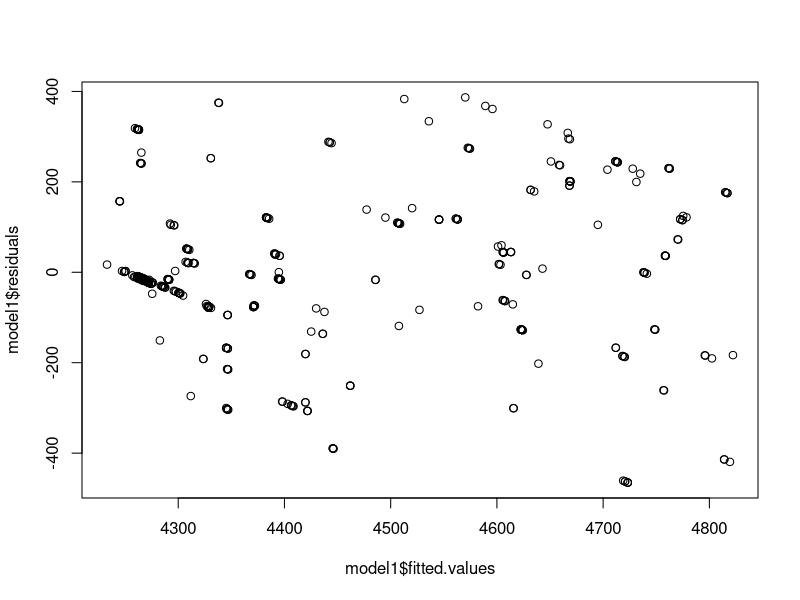
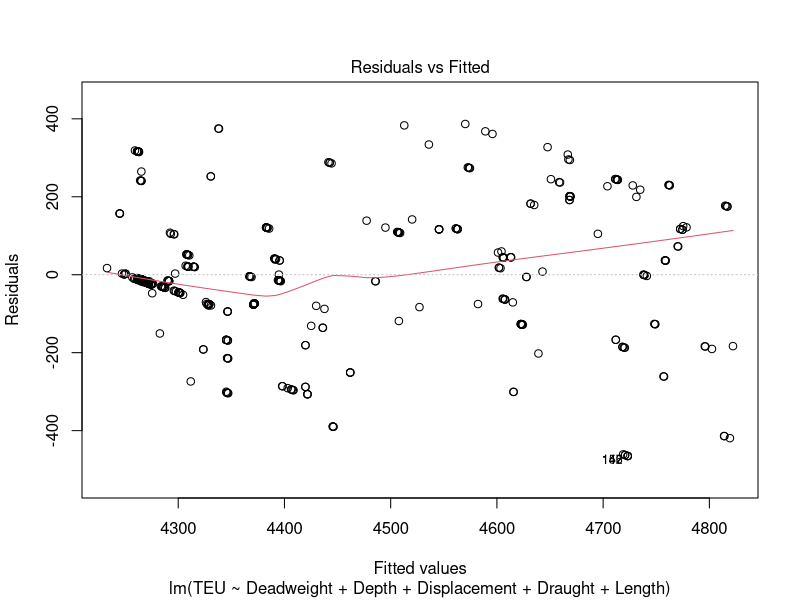
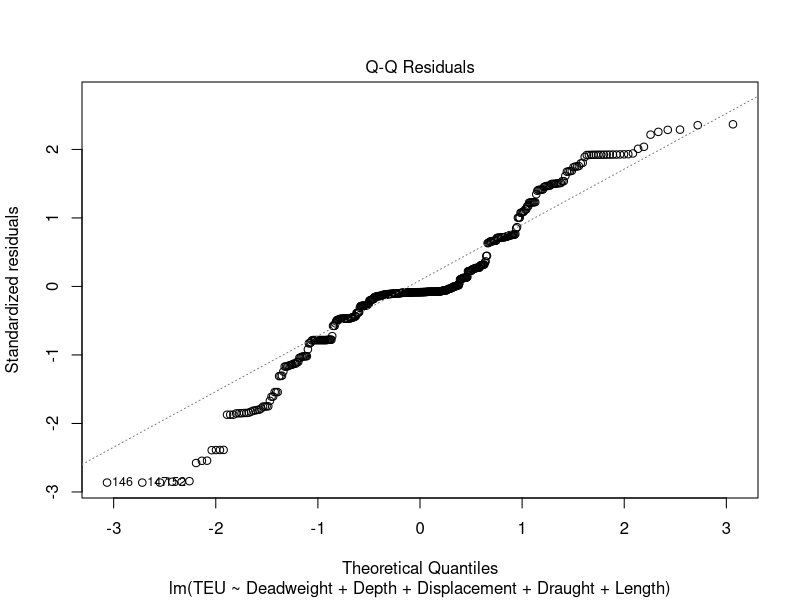
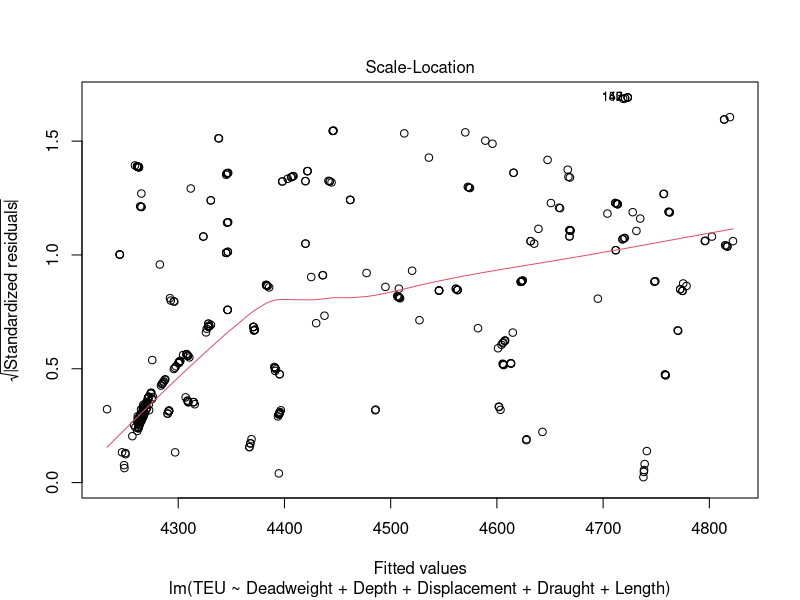
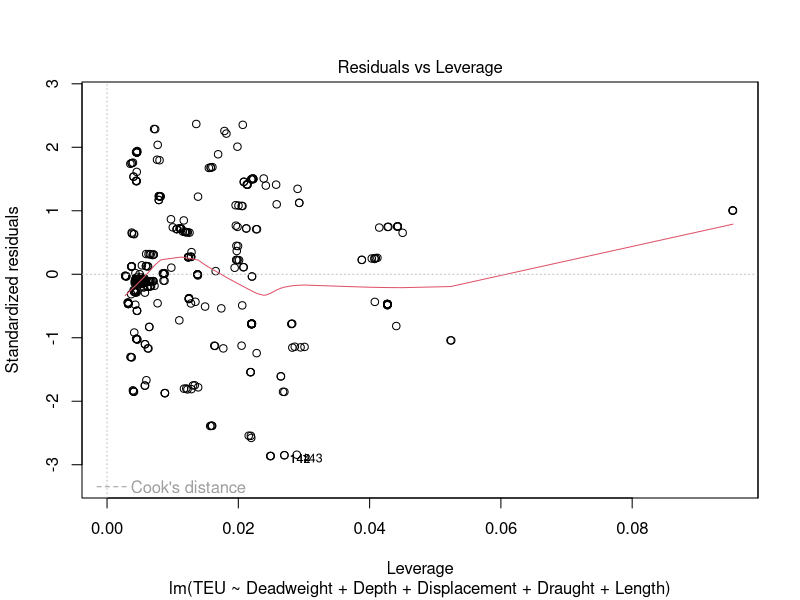

These figures' R source, in order: (Note: this script raises an error after producing the figures.)

# Installing Packages
install.packages("psych", dependencies = TRUE, repos='http://cran.rstudio.com')
install.packages("car")
install.packages("lmtest", dependencies = TRUE, repos='http://cran.rstudio.com')
install.packages("caTools")


library(caTools)
library(lmtest)
library(forecast)
library(psych)
library(car)

##1. Opening and Processing the Dataset
getwd()

data <- read.csv("Ship.csv")

nrow(data)
str(data)
summary(data)


model1 <- lm(TEU ~ Deadweight + Depth + Displacement + Draught + Length, data = data)
model1
summary(model1)

model1$fitted.values
model1$residuals
plot(model1$fitted.values, model1$residuals)
# Example: Diagnostic plots
plot(model1)
qqPlot(model1, main = "QQ Plot")
options(scipen=999)

values = as.data.frame(cbind(data$TEU, model1$fitted.values, model1$residuals))


accuracy(model1$fitted.values, data$TEU)
# Predict values using the model
data$Predicted_TEU <- predict(model1)
# Evaluate model accuracy
accuracy(data$Predicted_TEU, data$TEU)


##2.Running Exploratory Analysis

str(data)

#Plotting Histograms
plot(density(data$TEU))
hist(data$TEU) 
hist(data$Displacement) 
hist(data$Deadweight) 
hist(data$Length) 
hist(data$Draught) 
hist(data$Depth)



#Plotting Scatterplots between quantitative variables
plot(data$Displacement, data$TEU)
plot(data$Deadweight, data$TEU)
plot(data$Depth, data$TEU)
plot(data$Length, data$TEU)
plot(data$Draught, data$TEU)


#Examining Correlations
str(data)
cor(data[c(3,4:8)])

# Check for correlations
cor_matrix <- cor(data[, c(3,4:8)])
print(cor_matrix)


##3. Test for Assumptions - Normality, Linearity, Multicollinearity, 
## Correlated Errors, Homoscedasticity, Influential Observations / Outliers

vif_values <- car::vif(lm(TEU ~ Deadweight + Displacement + Draught + Depth + Length, data = data))
print(vif_values)


# Remove "Deadweight" and "Displacement" due to high multicollinearity
data_cleaned <- data[, c("TEU", "Displacement","Draught", "Depth", "Length")]

# Rebuild the model without "Deadweight" 
lm_model_cleaned <- lm(TEU ~ Displacement + Draught + Depth + Length, data = data_cleaned)

# Calculate VIF for the new model
vif_values_cleaned <- car::vif(lm_model_cleaned)
print(vif_values_cleaned)

model2=lm_model_cleaned

# Normality of Residuals
qqnorm(data$TEU)
hist(data$TEU)

# Multicollinearity
vif(model1) #old value of VIF
vif(model2)

# Correlated Errors
durbinWatsonTest(model1)
durbinWatsonTest(model2)

# Homoscedasticity
plot(model1$fitted.values, model1$residuals)
plot(model2$fitted.values, model2$residuals)
ncvTest(model1)
ncvTest(model2)

# Testing for Linearity
crPlots(model1)
crPlots(model2)

#Testing Outliers
outlierTest(model1)
outlierTest(model2)

# Testing Influential Observations - Cook's D plot
cutoff <- 4/((nrow(data) - length(model2$coefficients) - 2))
plot(model2, which = 4, cook.levels = cutoff)


#5.Data Mining Approach

baseline = mean(data$TEU)
baseline #baseline is 4431

library(caTools)
set.seed(10000)
split = sample.split(data$TEU,SplitRatio=0.7)
train1= subset(data,split==TRUE)
test1= subset(data,split==FALSE)
str(train1)
str(test1)
hist(train1$TEU)
hist(test1$TEU)


predictTest1 = predict(model2, newdata=test1)
predictTest1
accuracy(predictTest1, test1$TEU)


modeldm <- lm(TEU ~ Depth + Displacement + Draught + Length, data = train1)
modeldm
summary(modeldm)


plot(modeldm$fitted.values, modeldm$residuals)
accuracy(modeldm$fitted.values, train1$TEU)

predictTest2 = predict(modeldm, newdata=test1)
predictTest2
accuracy(predictTest2, test1$TEU)

predictTest = predict(model2, newdata=test1)
predictTest
accuracy(predictTest, test1$TEU)

crPlots(model2) 
outlierTest(model2) 
qqPlot(model2, main="QQ Plot")
leveragePlots(model2)

crPlots(modeldm) 
outlierTest(modeldm) 
qqPlot(modeldm, main="QQ Plot")
leveragePlots(modeldm)

summary(model2)
summary(modeldm)

##6. Regularization - Lasso and Rigde Regression
#LASSO - Least absolute shrinkage and selection operator
#Training Lasso regression in k-fold cross-validation framework
#Shrinkage: Reduce overfitting, Select only most important predictor variables
#Regularization (L1)

library(caret)
set.seed(1000)

ctrlspecs = trainControl(method="cv", number=10, savePredictions = "all")

####Specify and Train Lasso regression Model

# Create vector of potential lambda values
#lambda_vector = seq(0.001, 0.1, by = 0.0005)
lambda_vector = 10^seq(5,-5, length = 500)

#Specify LASSO regression model to be estimated
str(train1)
model_Lasso = train(data = train1, TEU ~ ., preProcess = c("center", "scale"), method="glmnet", tuneGrid=expand.grid(alpha=1, lambda=lambda_vector),trControl=ctrlspecs, na.action=na.omit)
model_Lasso = train(data = train1, TEU ~ ., method="glmnet", tuneGrid=expand.grid(alpha=1, lambda=lambda_vector),trControl=ctrlspecs, na.action=na.omit)

#Best / Optimal tuning parameter (alpha, lambda)
model_Lasso$bestTune
model_Lasso$bestTune$lambda 
#RMSE of the best tuned model
min(model_Lasso$results$RMSE)

#Actual Lasso regression model coefficients (parameter estimates) which reduce the variance around these coefficients
coef(model_Lasso$finalModel, model_Lasso$bestTune$lambda)
options(scipen=999)

#Plot log(lambda) & RMSE - Using log for visualization
plot(log(model_Lasso$results$lambda), model_Lasso$results$RMSE, xlab="log(lambda)", ylab="RMSE")
plot(log(model_Lasso$results$lambda), model_Lasso$results$RMSE, xlab="log(lambda)", ylab="RMSE", xlim=c(0,5))
log(model_Lasso$bestTune$lambda)

#Plot log(lambda) & Rsquared - Using log for visualization
plot(log(model_Lasso$results$lambda), model_Lasso$results$Rsquared, xlab="log(lambda)", ylab="RSquared")
plot(log(model_Lasso$results$lambda), model_Lasso$results$Rsquared, xlab="log(lambda)", ylab="RSquared", xlim=c(0,5))
log(model_Lasso$bestTune$lambda)
